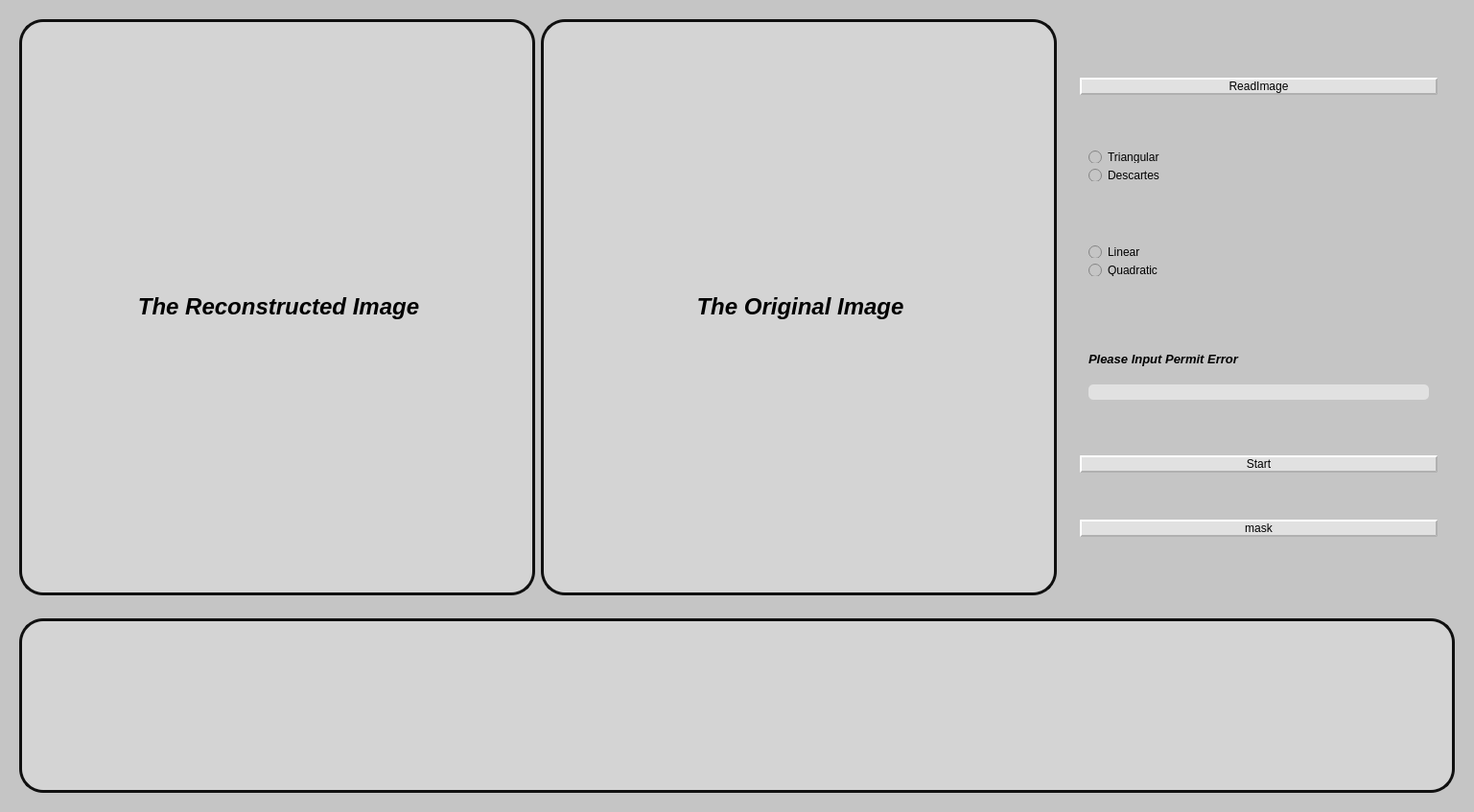
<?xml version="1.0" encoding="UTF-8"?>
<ui version="4.0">
 <class>MainWindow</class>
 <widget class="QWidget" name="MainWindow">
  <property name="geometry">
   <rect>
    <x>0</x>
    <y>0</y>
    <width>1537</width>
    <height>847</height>
   </rect>
  </property>
  <property name="windowTitle">
   <string>MainWindow</string>
  </property>
  <property name="styleSheet">
   <string notr="true">background-color: rgb(197, 197, 197)</string>
  </property>
  <layout class="QVBoxLayout" name="verticalLayout_6">
   <item>
    <widget class="QWidget" name="widget" native="true">
     <layout class="QHBoxLayout" name="horizontalLayout_2">
      <item>
       <widget class="QLabel" name="ReconstructionImage">
        <property name="styleSheet">
         <string notr="true">background-color: rgb(212, 212, 212);

border-radius: 25px;
border-width: 3px;
border-style: solid;
border-color:rgb(16, 16, 16);</string>
        </property>
        <property name="text">
         <string>&lt;html&gt;&lt;head/&gt;&lt;body&gt;&lt;p align=&quot;center&quot;&gt;&lt;span style=&quot; font-size:18pt; font-weight:700; font-style:italic;&quot;&gt;The Reconstructed Image&lt;/span&gt;&lt;/p&gt;&lt;/body&gt;&lt;/html&gt;</string>
        </property>
       </widget>
      </item>
      <item>
       <widget class="QLabel" name="OriginalImage">
        <property name="styleSheet">
         <string notr="true">background-color: rgb(212, 212, 212);


border-radius: 25px;
border-width: 3px;
border-style: solid;
border-color:rgb(16, 16, 16);</string>
        </property>
        <property name="text">
         <string>&lt;html&gt;&lt;head/&gt;&lt;body&gt;&lt;p align=&quot;center&quot;&gt;&lt;span style=&quot; font-size:18pt; font-weight:700; font-style:italic;&quot;&gt;The Original Image&lt;/span&gt;&lt;/p&gt;&lt;/body&gt;&lt;/html&gt;</string>
        </property>
       </widget>
      </item>
      <item>
       <widget class="QWidget" name="controlWidget" native="true">
        <property name="maximumSize">
         <size>
          <width>409</width>
          <height>16777215</height>
         </size>
        </property>
        <layout class="QVBoxLayout" name="verticalLayout">
         <item>
          <widget class="QWidget" name="infoWidget" native="true">
           <layout class="QVBoxLayout" name="verticalLayout_4">
            <item>
             <widget class="QPushButton" name="readFileBtn">
              <property name="styleSheet">
               <string notr="true">QPushButton{
background-color:rgb(225, 225, 225);
border-style:outset;
border-width:2px;
border-radius:10px;
border-color:rgb(176, 176, 176);
}

QPushButton:pressed{
border-style:inset;
}


</string>
              </property>
              <property name="text">
               <string>ReadImage</string>
              </property>
             </widget>
            </item>
            <item>
             <widget class="QWidget" name="systemTypeWidget" native="true">
              <property name="maximumSize">
               <size>
                <width>16777215</width>
                <height>50</height>
               </size>
              </property>
              <layout class="QVBoxLayout" name="verticalLayout_2">
               <item>
                <widget class="QRadioButton" name="triangulationBtn">
                 <property name="text">
                  <string>Triangular</string>
                 </property>
                </widget>
               </item>
               <item>
                <widget class="QRadioButton" name="descartesBtn">
                 <property name="text">
                  <string>Descartes</string>
                 </property>
                </widget>
               </item>
              </layout>
             </widget>
            </item>
            <item>
             <widget class="QWidget" name="systemTimesWidget" native="true">
              <property name="maximumSize">
               <size>
                <width>16777215</width>
                <height>50</height>
               </size>
              </property>
              <layout class="QVBoxLayout" name="verticalLayout_3">
               <item>
                <widget class="QRadioButton" name="linearBtn">
                 <property name="text">
                  <string>Linear</string>
                 </property>
                </widget>
               </item>
               <item>
                <widget class="QRadioButton" name="quadraticBtn">
                 <property name="text">
                  <string>Quadratic</string>
                 </property>
                </widget>
               </item>
              </layout>
             </widget>
            </item>
            <item>
             <widget class="QWidget" name="errorInputWidget" native="true">
              <property name="maximumSize">
               <size>
                <width>16777215</width>
                <height>80</height>
               </size>
              </property>
              <layout class="QVBoxLayout" name="verticalLayout_5">
               <item>
                <widget class="QLabel" name="label">
                 <property name="text">
                  <string>&lt;html&gt;&lt;head/&gt;&lt;body&gt;&lt;p&gt;&lt;span style=&quot; font-size:10pt; font-weight:700; font-style:italic;&quot;&gt;Please Input Permit Error&lt;/span&gt;&lt;/p&gt;&lt;/body&gt;&lt;/html&gt;</string>
                 </property>
                </widget>
               </item>
               <item>
                <widget class="QLineEdit" name="permitError">
                 <property name="styleSheet">
                  <string notr="true">background-color:rgb(225, 225, 225);
border-radius:5px;</string>
                 </property>
                </widget>
               </item>
              </layout>
             </widget>
            </item>
            <item>
             <widget class="QPushButton" name="startBtn">
              <property name="styleSheet">
               <string notr="true">background-color:rgb(225, 225, 225);
border-style:outset;
border-width:2px;
border-radius:10px;
border-color:rgb(176, 176, 176);</string>
              </property>
              <property name="text">
               <string>Start</string>
              </property>
             </widget>
            </item>
            <item>
             <widget class="QPushButton" name="changeBtn">
              <property name="styleSheet">
               <string notr="true">background-color:rgb(225, 225, 225);
border-style:outset;
border-width:2px;
border-radius:10px;
border-color:rgb(176, 176, 176);</string>
              </property>
              <property name="text">
               <string>mask</string>
              </property>
             </widget>
            </item>
           </layout>
          </widget>
         </item>
        </layout>
       </widget>
      </item>
     </layout>
    </widget>
   </item>
   <item>
    <widget class="QWidget" name="widget_2" native="true">
     <property name="maximumSize">
      <size>
       <width>16777215</width>
       <height>200</height>
      </size>
     </property>
     <layout class="QVBoxLayout" name="verticalLayout_7">
      <item>
       <widget class="QTextBrowser" name="infoBox">
        <property name="maximumSize">
         <size>
          <width>16777215</width>
          <height>500</height>
         </size>
        </property>
        <property name="styleSheet">
         <string notr="true">background-color:rgb(212, 212, 212);


border-radius: 25px;
border-width: 3px;
border-style: solid;
border-color:rgb(16, 16, 16);</string>
        </property>
       </widget>
      </item>
     </layout>
    </widget>
   </item>
  </layout>
 </widget>
 <resources/>
 <connections/>
</ui>
